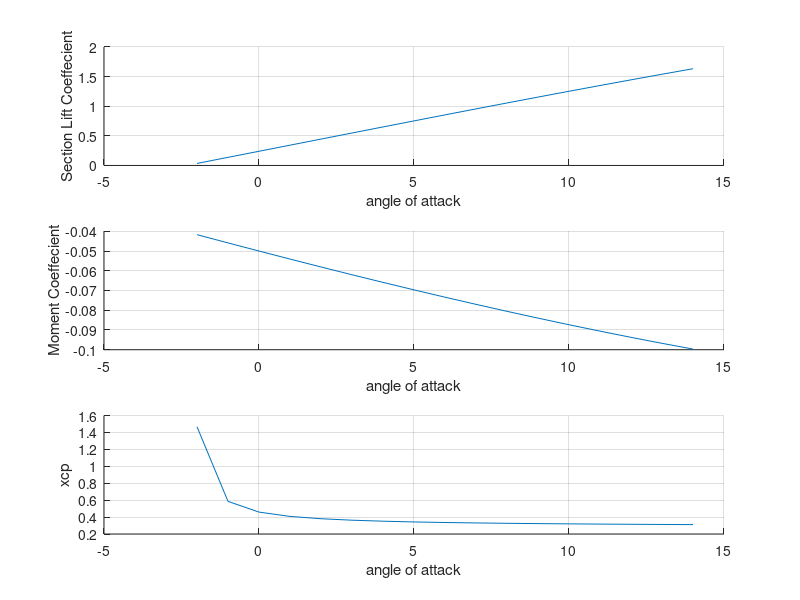

Source code (MATLAB): (Note: this script raises an error after producing the figure.)
clc; clear 

 

alpha_value = linspace(-2,14,(17)); 

cl_value = zeros(1,length(alpha_value)); 

cm_c_four_value = zeros(1,length(alpha_value)); 

xcp_value = zeros(1,length(alpha_value)); 

 

for i_final = 1:length(alpha_value) 

alpha = alpha_value(i_final); 

 

V = 1; 

num = 8; 

 

%% Body input section, unit radius 

% panel = [1, 2, 3, 4 ,5 ... 

 

m = 0.02; % max camber 

p=0.4; % psotion of max camber 

t = 0.12; 

k1 = 15.957;%??? 

 

r = 1.1019.*(t^2); %radius of leading edge circle 

x1 = linspace(r/3,p,num); %x coordinates nose cicle to m 

x2 = linspace(p,1,num); %x coordinates m to 1 

x = ([x1 x2(:,[2:num])]); 

 

y_cam_1 = (m/p^2).*(2*p.*x1-(x1.^2)); %camber line forward of max ordinate 

y_cam_2 = (m/((1-p)^2)).*((1-2*p)+(2*p.*x2)-x2.^2); %camber line afte of maximum ordinate 

y_cam = [y_cam_1 y_cam_2(:,[2:num])]; 

 

dy_cam_1 = (m/p^2).*(2*p-(2.*x1)); %derivative forward 

dy_cam_2 = (m/((1-p)^2)).*(2*p-(2.*x2)); %derivative of aft 

dy_cam = [dy_cam_1 dy_cam_2(:,[2:num])]; %merged derivative of camber line 

theta = atan(dy_cam); %slope of camber line 

 

y_t = 5.*t.*((0.29690.*sqrt(x))-(0.12600.*x)-(0.35160.*(x.^2)) +(0.28430.*(x.^3))-(0.10150.*(x.^4))); %thickness equation 

 

x_upper = x-(y_t.*sin(theta)); %x coordinates of upper surface 

x_lower = x+(y_t.*sin(theta)); %x coordinates of lower surface 

y_upper = y_cam+(y_t.*cos(theta)); %y coordinates of upper surface 

y_lower = y_cam-(y_t.*cos(theta)); %y coordinates of lower surface 

 

x_lower = flip(x_lower); 

y_lower = flip (y_lower); 

 

X = [x_lower x_upper]; 

Y = [y_lower y_upper]; 

X(1) = 1; 

Y(1) = 0; 

X(end) = 1; 

Y(end) = 0; 

 

 

% vortex panel length, mid-point and orientation angle 

n = length(X)- 1; 

 

Sj = zeros(n,1); phi = zeros(n,1); 

xmp = zeros(n,1); ymp = zeros(n,1); 

for i = 1:n 

    % Length of each panel 

    Sj(i) = sqrt((X(i+1) - X(i))^2 + (Y(i+1) - Y(i))^2); 

    % mid-point of each panel 

    xmp(i) = 0.5*(X(i+1) + X(i)); 

    ymp(i) = 0.5*(Y(i+1) + Y(i)); 

    phi(i) = atan2d( (Y(i+1) - Y(i)),((X(i+1) - X(i))) ); 

end 

 

%  

% subplot(2,1,1);hold on; 

% plot(X,Y,'o-'); plot(xmp,ymp,'*'); label_1 = string(1:n); 

% text(xmp,ymp,label_1,'VerticalAlignment','bottom');  

% grid on; hold off; 

 

 

%% build the Cn(i,j) matrix   

Cn2 = eye(n,n)*1;  Cn1 = eye(n,n)*-1;Ct1 = eye(n,n)*pi/2; 

Ct2 = eye(n,n)*pi/2; 

for i = 1:n 

    for j = 1:n 

        if i ~= j 

     

            A = -(xmp(i) - X(j))*cosd(phi(j))-(ymp(i) - Y(j))*sind(phi(j));

            C = sind(phi(i)-phi(j)); 

            B = (xmp(i) - X(j))^2 + (ymp(i) - Y(j))^2; 

            D = cosd(phi(i) - phi(j)); 

            E = (xmp(i)-X(j))*sind(phi(j))-(ymp(i)-Y(j))*cosd(phi(j)); 

            F = log(1 + ((Sj(j))^2 + (2*A*Sj(j))) / B); 

            G = atan2((E*Sj(j)) , (B + A*Sj(j))); 

            P = (xmp(i)-X(j))*sind(phi(i)-2*phi(j)) + (ymp(i)-Y(j))*cosd(phi(i)-2*phi(j)); 

            Q = ((xmp(i) - X(j)) * cosd(phi(i) - 2*phi(j))) - ((ymp(i) - Y(j)) * sind(phi(i) - 2*phi(j))); 

            % normal component 

            Cn2(i,j) = D + ((0.5*Q*F)/Sj(j))-((A*C + D*E)*(G/Sj(j))); 

            Cn1(i,j) = 0.5*D*F + C*G - Cn2(i,j); 

            Ct2(i,j) = C + ((0.5*P*F)/Sj(j))+((A*D - C*E)*(G/Sj(j))); 

            Ct1(i,j) = 0.5*C*F - D*G - Ct2(i,j); 

 

        end 

    end 

end 

 

An = zeros(n+1,n+1); RHS = zeros(n+1,1); 

for i= 1:n 

    An(i,1) = Cn1(i,1); 

    An(i,n+1) = Cn2(i,n); 

    RHS(i) = sind(phi(i)-alpha); 

    for j = 2:n 

        An(i,j) = Cn1(i,j) + Cn2(i,j-1); 

    end 

end 

An(n+1,1) = 1; 

An(n+1,n+1) = 1;  

 

for j = 2:n 

        An(n+1,j) = 0; 

end 

RHS(n+1) = 0; 

 

At = zeros(n+1,n+1); 

for i=1:n 

    At(i,1) = Ct1(i,1); 

    At(i,n+1) = Ct2(i,n); 

    for j =2:n 

        At(i,j) = Ct1(i,j) + Ct2(i,j-1); 

    end 

   

 

end  

gamma_prime = An\RHS; 

 

V = zeros(n+1,1); 

cp = zeros(n,1); 

 

for i = 1:n  

    V(i) = cosd(phi(i)-alpha); 

    for j = 1:n+1 

    V(i) = V(i) + At(i,j)*gamma_prime(j); 

    cp(i) = 1 - (V(i))^2; 

    end 

   

end 

% subplot(2,1,2); hold on; 

% plot(xmp,cp); 

% set(gca,'Ydir','reverse'); 

% %text(theta_p1,Cp_p1,label_1,'VerticalAlignment','bottom'); 

% grid on; hold off 

 

 

xmp_lower = xmp(1:(length(xmp))/2); 

cp_lower = flip(cp(1:(length(cp))/2)); 

ymp_lower = flip (ymp(1:(length(xmp))/2)); 

 

xmp_upper = xmp(((length(xmp))/2)+1:end); 

ymp_upper = ymp(((length(xmp))/2)+1:end); 

 

cp_upper = cp(((length(xmp))/2)+1:end); 

 

dcp = cp_lower-cp_upper; 

 

dy_upper = zeros(length(ymp_upper)-1,1); 

dy_lower = zeros(length(ymp_upper)-1,1); 

dx_upper = zeros(length(ymp_upper)-1,1); 

dx_lower = zeros(length(ymp_upper)-1,1); 

 

 

 

for i=1:(length(ymp_upper)-1)  

    dy_upper(i) = ymp_upper(i+1)-ymp_upper(i); 

    dy_lower(i) = ymp_lower(i+1)-ymp_lower(i); 

    dx_upper(i) = xmp_upper(i+1)-xmp_upper(i); 

    dx_lower(i) = xmp_lower(i+1)-xmp_lower(i);  

end 

dyu_dx = dy_upper./dx_upper; 

dyl_dx = dy_lower./dx_upper; 

 

cd_cp_upper = cp_upper; 

cd_cp_lower = cp_lower; 

cd_xmp_upper = xmp_upper; 

 

cd_cp_upper(end)=[]; 

cd_cp_lower(end) = [];  

cd_xmp_upper (end) =[]; 

 

 

cd_integral_value = (cd_cp_upper.*dyu_dx) - (cd_cp_lower.*dyl_dx); 

cd = trapz(cd_xmp_upper,cd_integral_value); 

cl = trapz(xmp_upper,dcp); 

cmle = trapz(xmp_upper,-dcp.*xmp_upper); 

xcp = -cmle/cl; 

cm_c_four = cmle +(cl/4); 

 

cl_value(i_final) = cl;  

cm_c_four_value(i_final) = cm_c_four;  

xcp_value(i_final) = xcp; 

end 

alpha_value = transpose(alpha_value); 

cl_value = transpose(cl_value); 

cm_c_four_value= transpose(cm_c_four_value); 

 

 

 

 

subplot(3,1,1); hold on; 

plot(alpha_value,cl_value); 

xlabel("angle of attack") 

ylabel("Section Lift Coeffecient") 

 

grid on; hold off 

 

 

 

 

 

subplot(3,1,2); hold on; 

plot(alpha_value,cm_c_four_value); 

xlabel("angle of attack") 

ylabel("Moment Coeffecient") 

%text(theta_p1,Cp_p1,label_1,'VerticalAlignment','bottom');grid on; hold off 

grid on; hold off 

 

subplot(3,1,3); hold on; 

plot(alpha_value,xcp_value); 

xlabel("angle of attack") 

ylabel("xcp") 

%text(theta_p1,Cp_p1,label_1,'VerticalAlignment','bottom'); 

grid on; hold off 

 

a_zero_fit = fit(alpha_value,cl_value,'poly1'); 

p=coeffvalues(a_zero_fit); 

a_zero = p(1); 

cm_slope = fit(alpha_value,cm_c_four_value,'poly1'); 

p=coeffvalues(cm_slope); 

m_zero = p(1); 

 

x_ac = (-m_zero/a_zero)+0.25; 

cm_ac = cl_value(3)*(x_ac-0.25); 